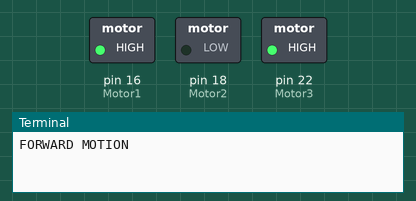
Bench run of a program on a simulated Raspberry Pi (header pin numbers). Parts: switched loads named in the program (green lamp = pin HIGH), the last lines printed to the terminal. At 3.0 s the program stops and its outputs stay as they are.

Above: at 0.1 s.
At 3.1 s:
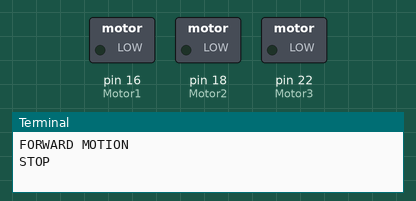
Timing chart, 0 to 4.5 s (numbered marks = the images above):
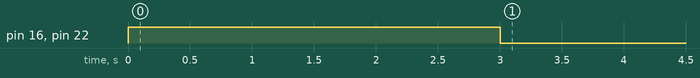

The program:

rpi_motor.py
```python
import RPi.GPIO as GPIO
from time import sleep

GPIO.setmode(GPIO.BOARD)

Motor1 = 16    # Input Pin
Motor2 = 18    # Input Pin
Motor3 = 22    # Enable Pin

GPIO.setup(Motor1,GPIO.OUT)
GPIO.setup(Motor2,GPIO.OUT)
GPIO.setup(Motor3,GPIO.OUT)

print "FORWARD MOTION"
GPIO.output(Motor1,GPIO.HIGH)
GPIO.output(Motor2,GPIO.LOW)
GPIO.output(Motor3,GPIO.HIGH)

sleep(3)

#print "BACKWARD MOTION"
#GPIO.output(Motor1,GPIO.LOW)
#GPIO.output(Motor2,GPIO.HIGH)
#GPIO.output(Motor3,GPIO.HIGH)

#sleep(3)

print "STOP"
GPIO.output(Motor3,GPIO.LOW)

GPIO.cleanup()
```

Measured:
- by itself, pin 16 (Motor1), pin 22 (Motor3): LOW → HIGH at 0.00 s, → LOW 3.0 s later
